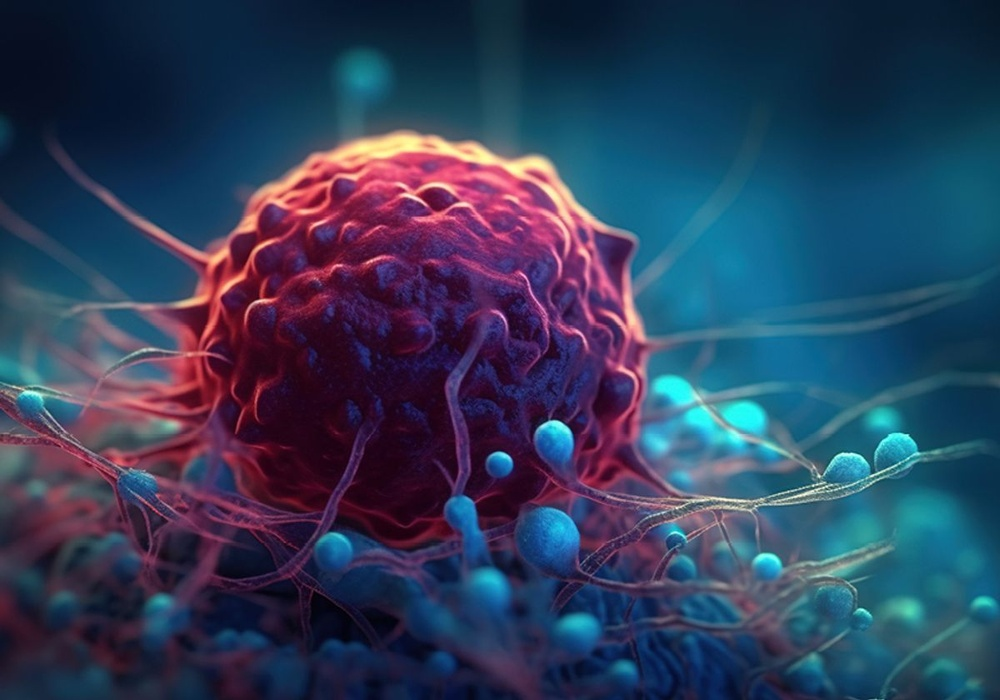
%> input picture cancercell.jpg, 1000 x 700 px, shrunk from 1200 x 840 before the run
$ octave p11.m   (GNU Octave 9; MATLAB toolbox functions it lacks are replaced by stand-ins)
%> lines starting %> are read from the running program, lines starting %| are printed output that depends on the picture
% Median Filters
I = imread('cancercell.jpg');
%> I is the input picture: size 700x1000x3 uint8; mean R, G, B 47.7, 62.1, 90
K = rgb2gray(I);
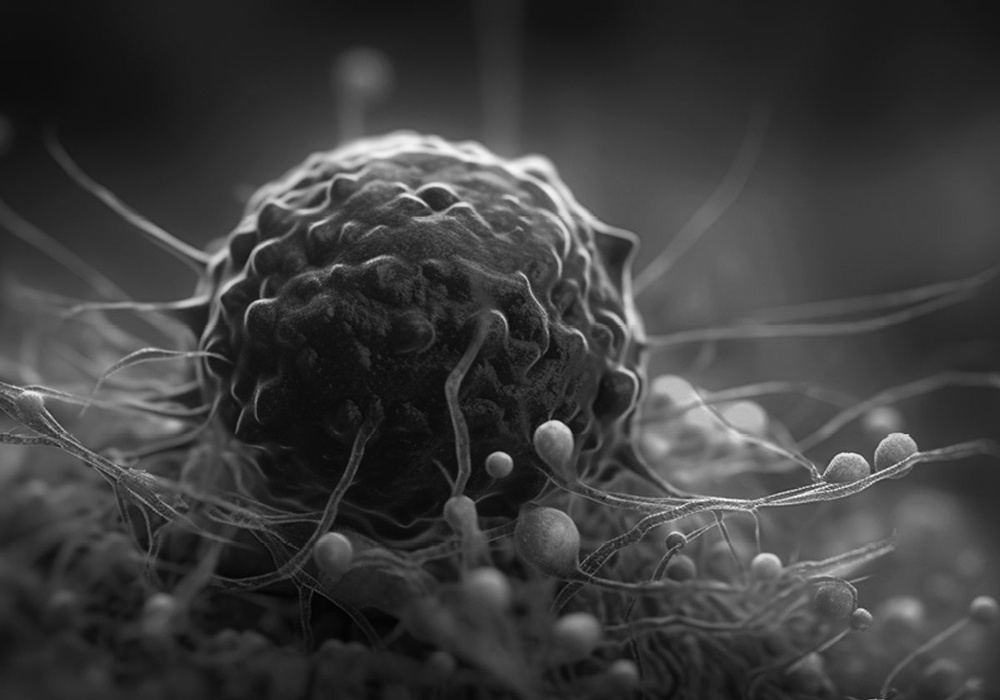
%> K: size 700x1000 uint8; min 1, max 252, mean 61
J = imnoise(K, 'salt & pepper', 0.05);
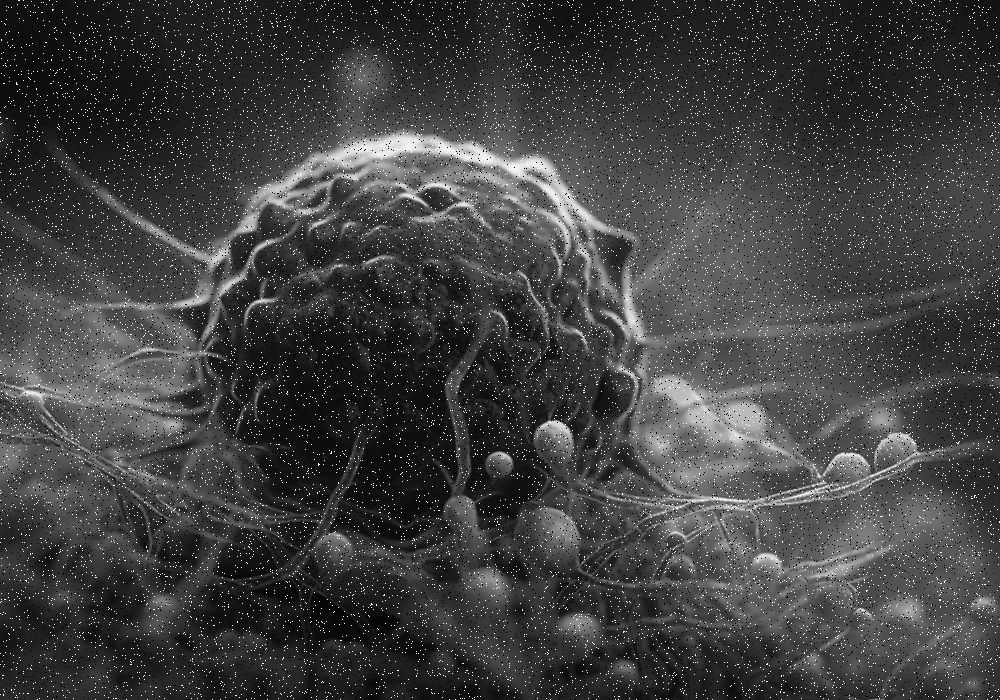
%> J: size 700x1000 uint8; min 0, max 255, mean 64.3
f = medfilt2(J, [3,3]);
f1 = medfilt2(J, [10,10]);
subplot(3,2,1); imshow(I); title('Original Image');
subplot(3,2,2); imshow(K); title('Gray Image');
subplot(3,2,3); imshow(J); title('Noise added Image');
subplot(3,2,4); imshow(f); title('3x3 Image');
subplot(3,2,5); imshow(f1); title('10x10 Image');

% Mean Filter and Average Filter
figure;
i = imread('cancercell.jpg');
g = rgb2gray(i);
g1 = fspecial('average', [3 3]);
b1 = imfilter(g, g1);
subplot(2,2,1); imshow(i); title('Original Image');
subplot(2,2,2); imshow(g); title('Gray Image');
subplot(2,2,3); imshow(b1); title('3x3 Image');
g2 = fspecial('average', [10 10]);
b2 = imfilter(g, g2);
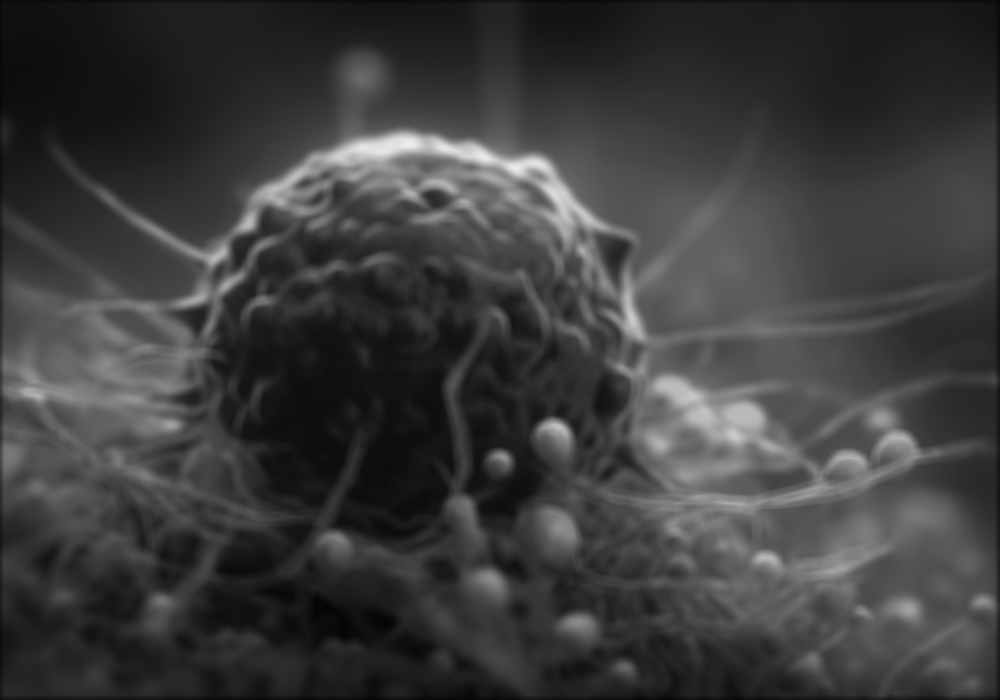
%> b2: size 700x1000 uint8; min 6, max 238, mean 60.7
subplot(2,2,4); imshow(b2); title('10x10 Image');

% Implementation of filter using Convolution
figure;
I = imread('cancercell.jpg');
I = I(:,:,1); subplot(2,2,1); imshow(I); title('Original Image');
%> after `I = I(:,:,1)`:
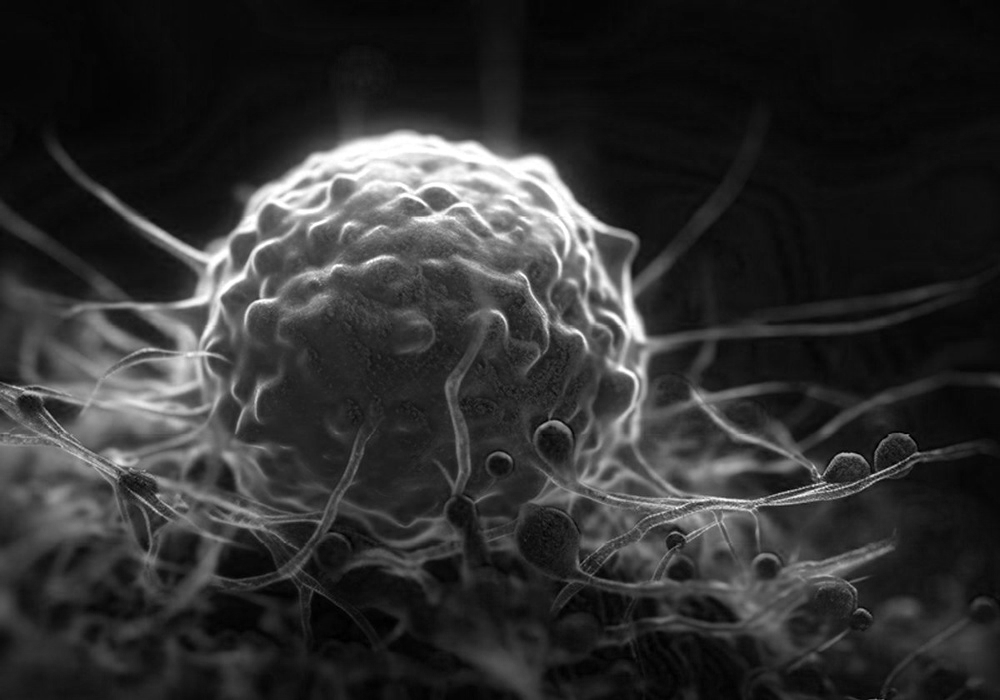
%> I: size 700x1000 uint8; min 0, max 255, mean 47.7
a = [0.001 0.001 0.001; 0.001 0.001 0.001; 0.001 0.001 0.001];
R = conv2(a, I);
subplot(2,2,2); imshow(R); title('Filtered Image');
%> after `imshow(R)`:
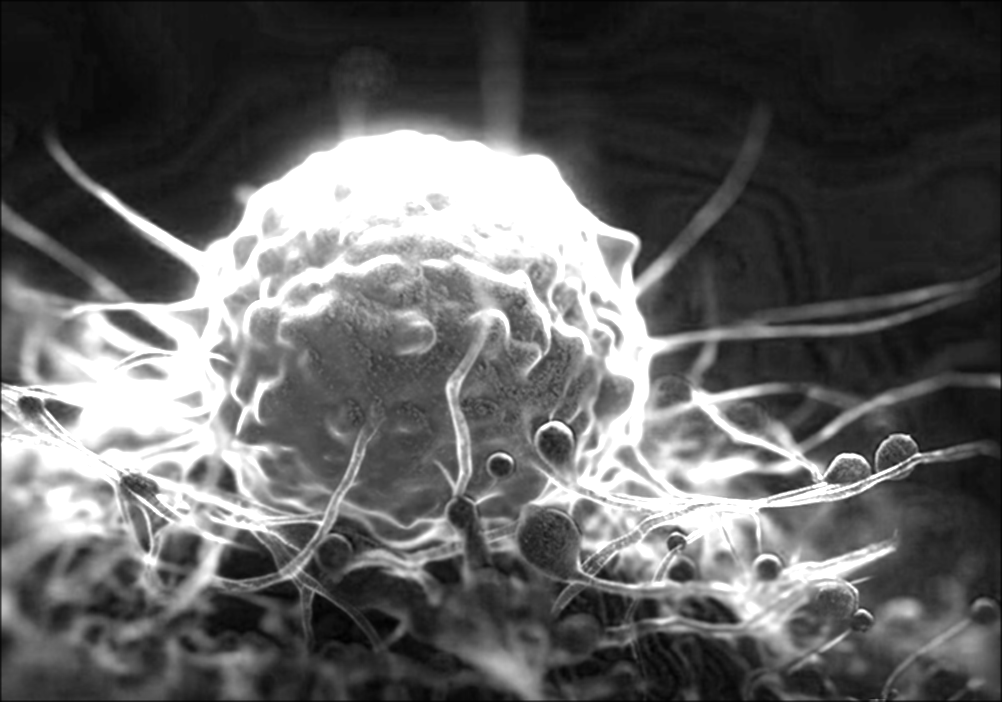
%> displayed picture: size 702x1002, on the screen's scale of 0 to 255; min 0, max 255, mean 96.1
b = [0.005 0.005 0.005; 0.005 0.005 0.005; 0.005 0.005 0.005];
R1 = conv2(b, I);
subplot(2,2,3); imshow(R1); title('Filtered Image 2');
%> after `imshow(R1)`:
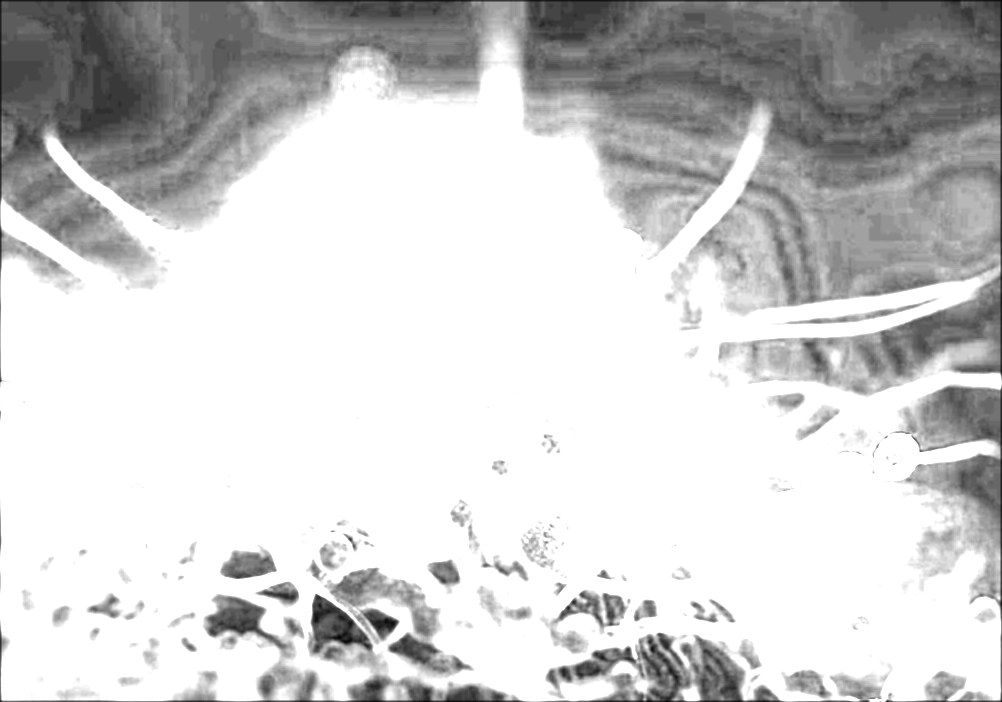
%> displayed picture: size 702x1002, on the screen's scale of 0 to 255; min 1, max 255, mean 207.1
